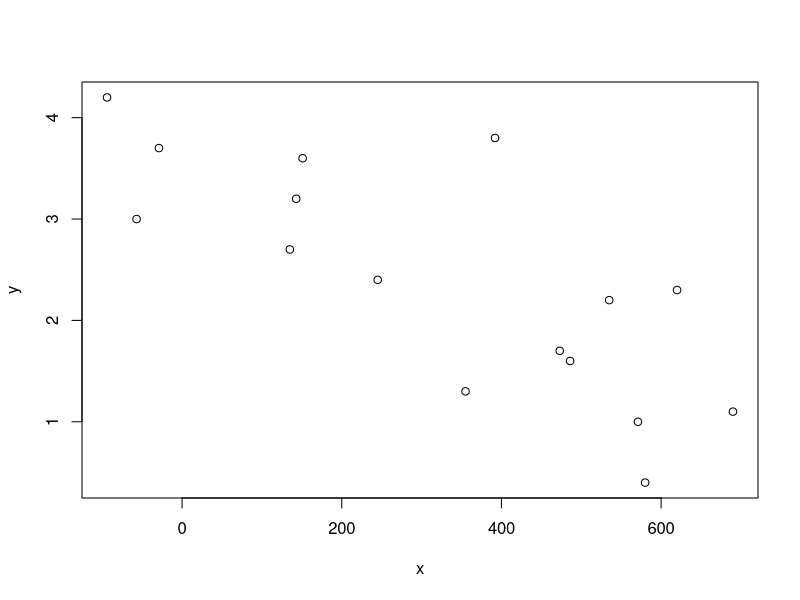
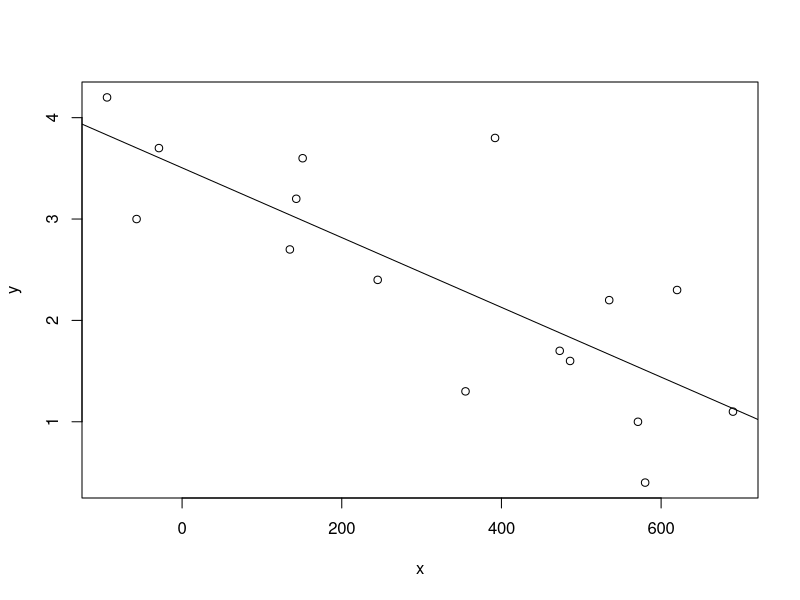
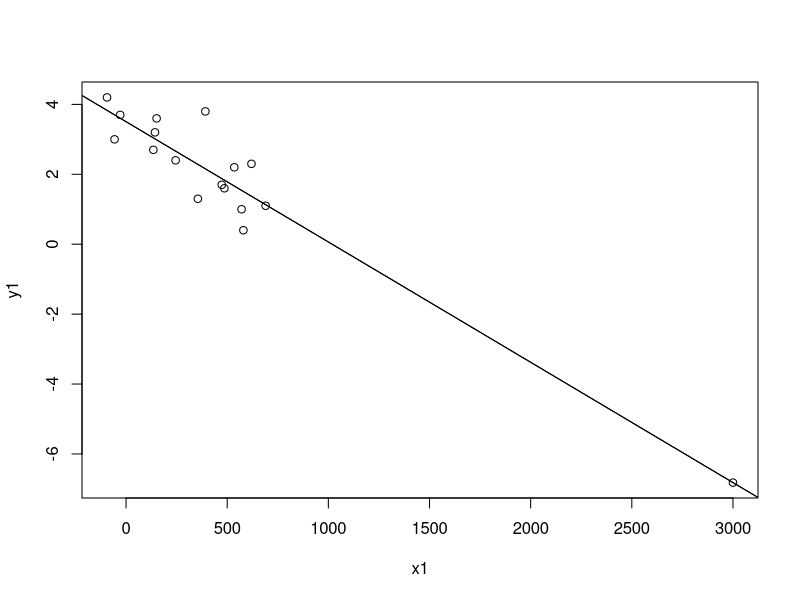
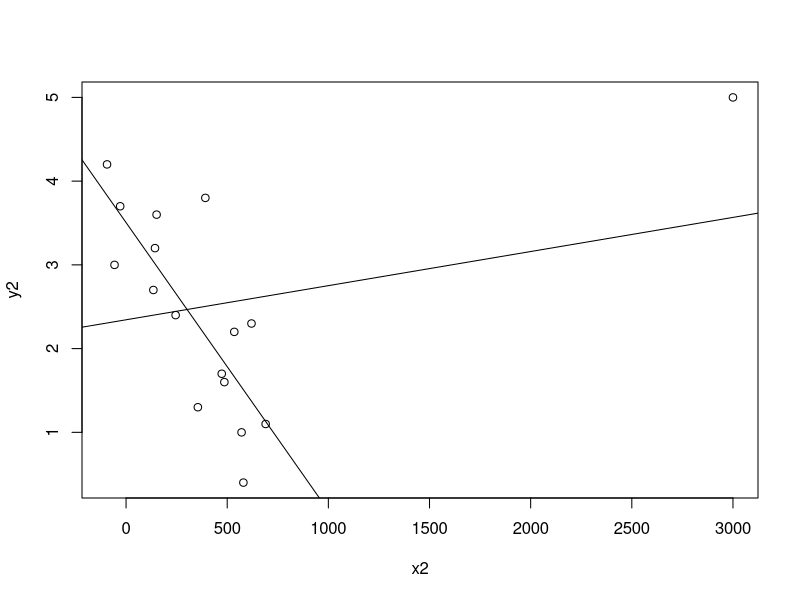
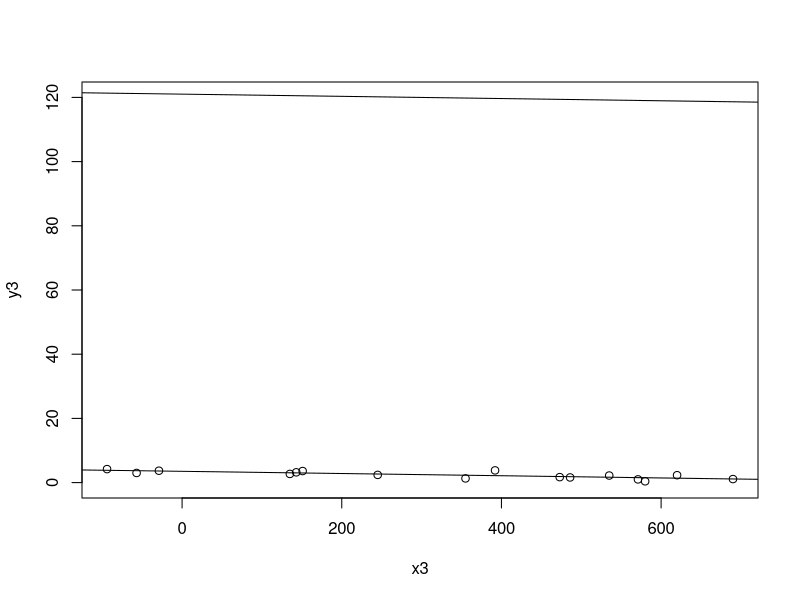
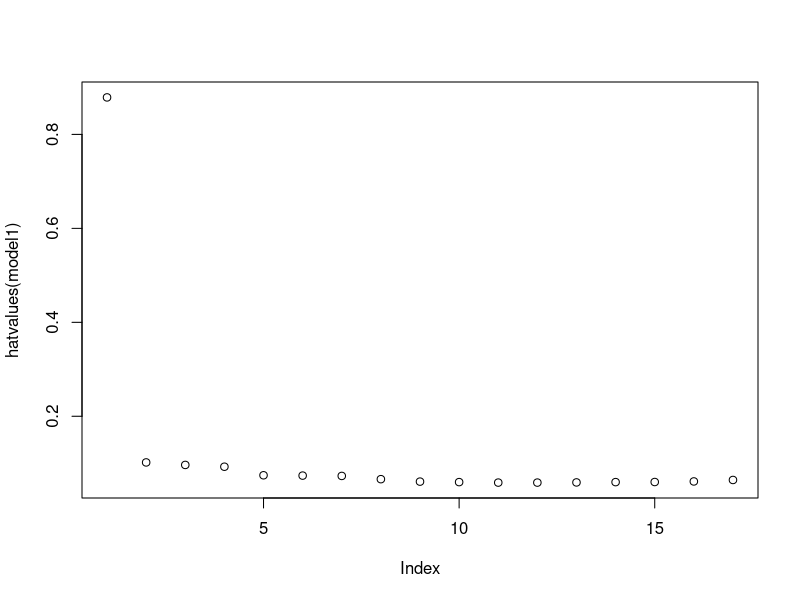
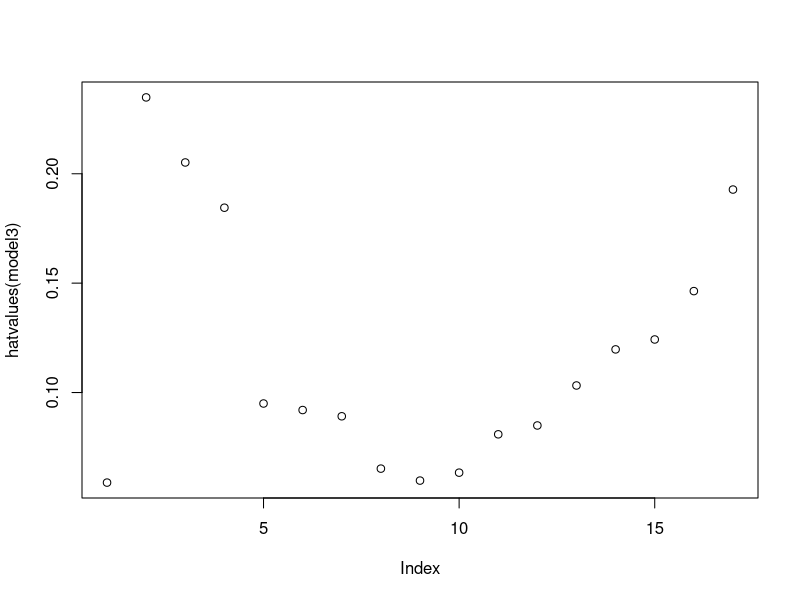
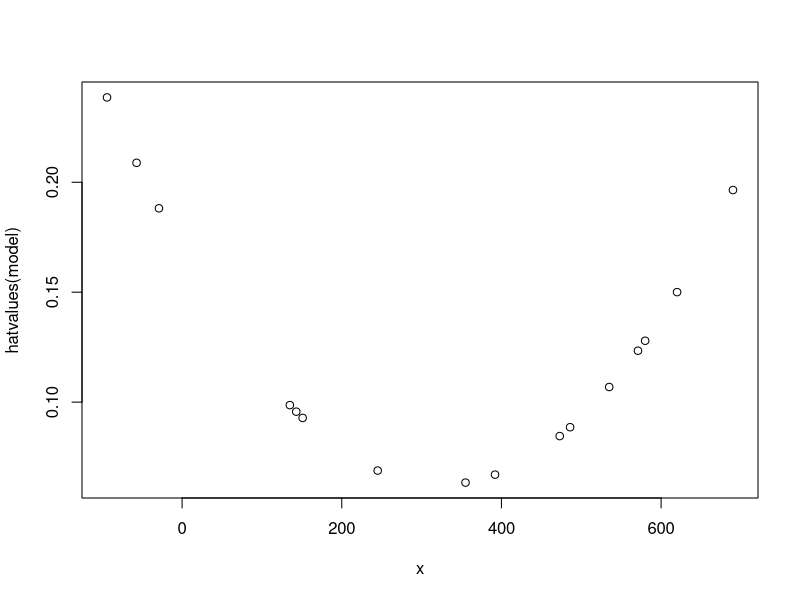

Here is the R script that generated these plots, in order:
#Can download R from here: https://cran.r-project.org/

#Data taken from Moore/McCabe Example 2.12

#Input data
x<-c(-94,-57,-29,135,143,151,245,355,392,473,486,535,571,580,620,690)
y<-c(4.2,3,3.7,2.7,3.2,3.6,2.4,1.3,3.8,1.7,1.6,2.2,1,0.4,2.3,1.1)

#First visualisation
plot(y~x)

#Simple linear regression
model<-lm(y~x)
model

#Plotting regression line
par(mfrow=c(1,1))
plot(y~x)
abline(model$coefficients)

#Adding additional point
a<-model$coefficients[1]+model$coefficients[2]*3000
a

x1<-c(3000,x)
y1<-c(a,y)

x2<-c(3000,x)
y2<-c(5,y)

x3<-c(mean(x),x)
y3<-c(2000,y)

model
model1<-lm(y1~x1)
model1

model2<-lm(y2~x2)
model2

model3<-lm(y3~x3)
model3

model

plot(y1~x1)
abline(model$coefficients)
abline(model1$coefficients)

plot(y2~x2)
abline(model$coefficients)
abline(model2$coefficients)

plot(y3~x3,ylim=c(0,120))
abline(model$coefficients)
abline(model3$coefficients)

hatvalues(model1)
sum(hatvalues(model1))
plot(hatvalues(model1))
hatvalues(model2)
hatvalues(model3)
plot(hatvalues(model3))

plot(hatvalues(model)~x)
plot(hatvalues(model1)~x1)

influence(model1)$coefficients

cooks.distance(model1)
plot(cooks.distance(model1))
cooks.distance(model2)
plot(cooks.distance(model2))
cooks.distance(model3)
plot(cooks.distance(model3))

plot(model1)
plot(model2)
plot(model3)

conf1<-predict(model,interval="confidence", level=.99)
conf2<-predict(model,interval="confidence", level=.95)
matplot(x,cbind(conf1,conf2,y),pch=c(2,1,1,1,1,1),col=c(1,2,2,3,4,4))

pred1<-predict(model,list(x),interval="prediction")
matplot(x,cbind(conf1,pred1,y),pch=c(2,1,1,1,1,1),col=c(1,2,2,3,4,4))




